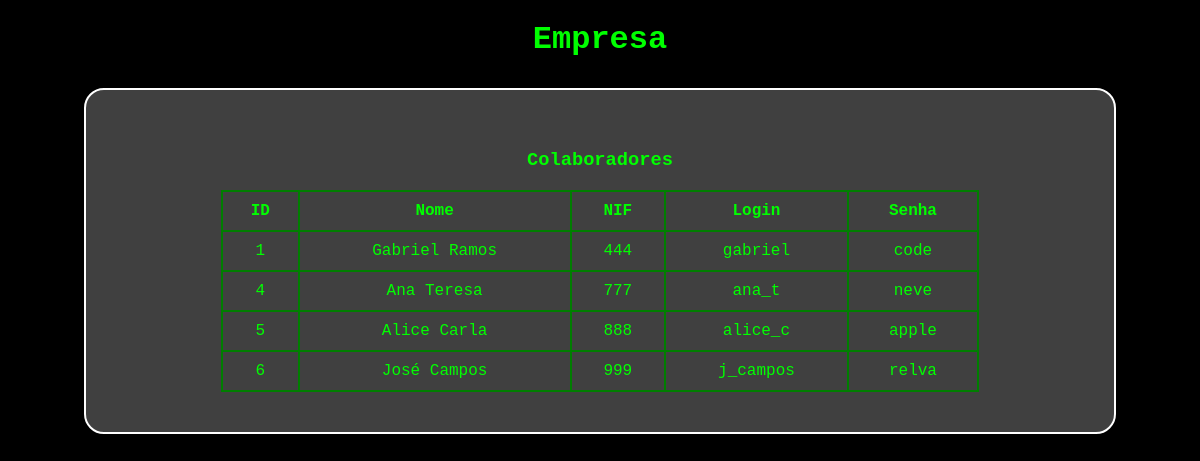
Screenshot of /exercicio_02/index.php with the database file from the repository.
### tables this page shows
CREATE TABLE `colaboradores` (
  `id` int(11) NOT NULL,
  `nome` varchar(100) NOT NULL,
  `apelido` varchar(300) NOT NULL,
  `nif` varchar(9) NOT NULL,
  `login` varchar(20) NOT NULL,
  `senha` varchar(20) NOT NULL
);

### exercicio_02/base_dados.php (called while the page is built)
<?php
$base_dados = [
  "host" => "localhost",
  "dbname" => "codemaster_professor_bd",
  "user" => "root",
  "password" => ""
];
$conexao = new PDO("mysql:host=$base_dados[host];dbname=$base_dados[dbname];charset=utf8mb4;", $base_dados["user"], $base_dados["password"]);
function selectSQL($sql){
  global $conexao;
  $consulta = $conexao->query($sql);
  $resultado = $consulta->fetchAll(PDO::FETCH_ASSOC);
  return $resultado;
}
?>

### exercicio_02/index.php (the view, shortened to what this page needs)
<?php
require_once("base_dados.php");
$colaboradores = selectSQL("SELECT * FROM colaboradores");
?>
<!DOCTYPE html>
<html lang="en">
<head>
  <link rel="stylesheet" href="estilo.css">
</head>
<body>
  <h1>Empresa</h1>
  <div class="caixa">
    <h3>Colaboradores</h3>
    <table>
      <tr>
        <th>ID</th>
        <th>Nome</th>
        <th>NIF</th>
        <th>Login</th>
        <th>Senha</th>
      </tr>
      <?php foreach($colaboradores as $c): ?>
        <tr>
          <td><?= $c["id"]; ?></td>
          <td><?= $c["nome"]; ?> <?= $c["apelido"]; ?></td>
          <td><?= $c["nif"]; ?></td>
          <td><?= $c["login"]; ?></td>
          <td><?= $c["senha"]; ?></td>
        </tr>
      <?php endforeach; ?>
    </table>
  </div>
</body>
</html>

### exercicio_02/estilo.css (style rules this page uses)
body { background-color: black; color: rgb(0, 255, 0); font-family: 'Courier New', Courier, monospace; text-align: center; }
.caixa { background-color: rgba(255, 255, 255, 0.25); border: 2px solid white; width: 80%; margin: 30px auto; padding: 40px; border-radius: 20px; }
table { width: 80%; margin: auto; }
table, th, td { border: 2px solid rgb(0, 126, 0); border-collapse: collapse; }
th, td { padding: 10px; }

### rows the page displays
colaboradores: id "1", nome "Gabriel", apelido "Ramos", nif "444", login "gabriel", senha "code"
colaboradores: id "4", nome "Ana", apelido "Teresa", nif "777", login "ana_t", senha "neve"
colaboradores: id "5", nome "Alice", apelido "Carla", nif "888", login "alice_c", senha "apple"
colaboradores: id "6", nome "José", apelido "Campos", nif "999", login "j_campos", senha "relva"
